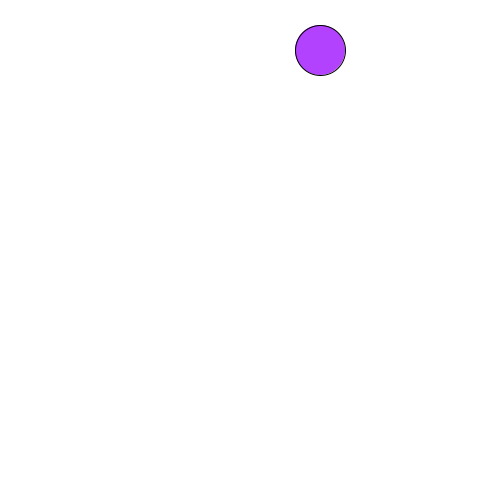
Frame 1 (no input)
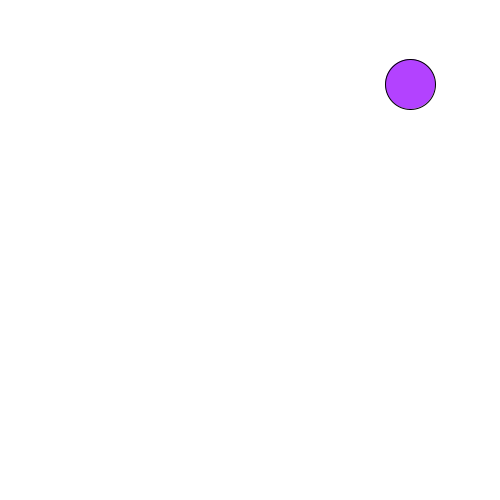
Frame 60 (the mouse pressed at the canvas centre just before this capture)
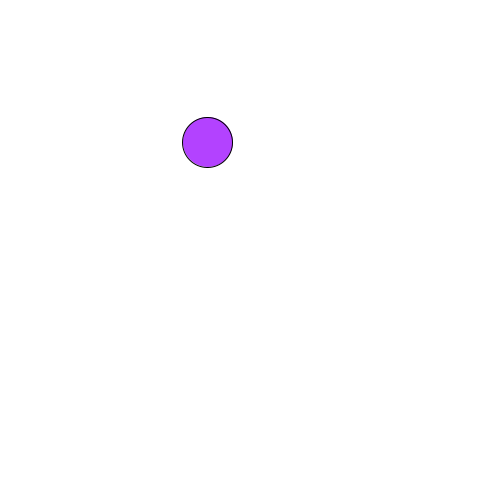
Frame 120 (the mouse held since frame 60 and released just before this capture)

The Processing sketch that drew these frames (run headless with seeded random() and noise(); from frame 60 on, the mouse is pressed at the canvas centre):

// Processing sketch: processing_105056
// ── processing_105056.pde

//declare variables, position of x and y, the size of the ball, and a speed

float xPos;
float yPos;
float radius;
float speedx;
float speedy;
float gravity;
float gravity2;

//setup- declare size and background, and starting positions

void setup() {
  size(500, 500);
  background(255);

  xPos = int(random(10, 490));
  yPos = int(random(50, 50));
  radius = width/10;
  speedx = 4;
  speedy = 4;
  gravity = int(0.1);
  gravity2 = int(0.95);
}
//add the circle and background to stop repeating circles
void draw() {
  background(255);
  speedy++;
  fill(179, 66, 255);
  ellipse(xPos, yPos, radius, radius);

  //if (yPos > height+radius/2) { speedy = speedy * gravity2;}

  //we need ypos to move 7 pixles and 7 pixles etc and keep going, so it needs to equal yPos+speed
  yPos=yPos+speedy;

  speedy = speedy + gravity;


  //need to change the speed to change the ball direction
  if (yPos >= height-radius/2) {
    speedy = -speedy;
    yPos = height-radius/2;
    speedx*=0.9;
  }
  //need to make the ball bounce at the top
  
   if (xPos >= width-radius/2) {
    speedx = -speedx;
    xPos = width-radius/2;
   }
  
  xPos= xPos+speedx;


  if (xPos <= 0+radius/2) {
    speedx = -speedx;
  }
println(speedx);



//  if (yPos >= height-radius/2 && speedy == 0) { 
//    yPos = height - radius/2; 
//    xPos = xPos; 
//    xPos= xPos - speedx; }
//    
//      if (xPos >= width-radius/2 && yPos <= 0 + radius/2) {
//    speedy = -speedy+ gravity;
//    speedy = -speedy; 
//    xPos = -1 +radius/2;
//   }

}
